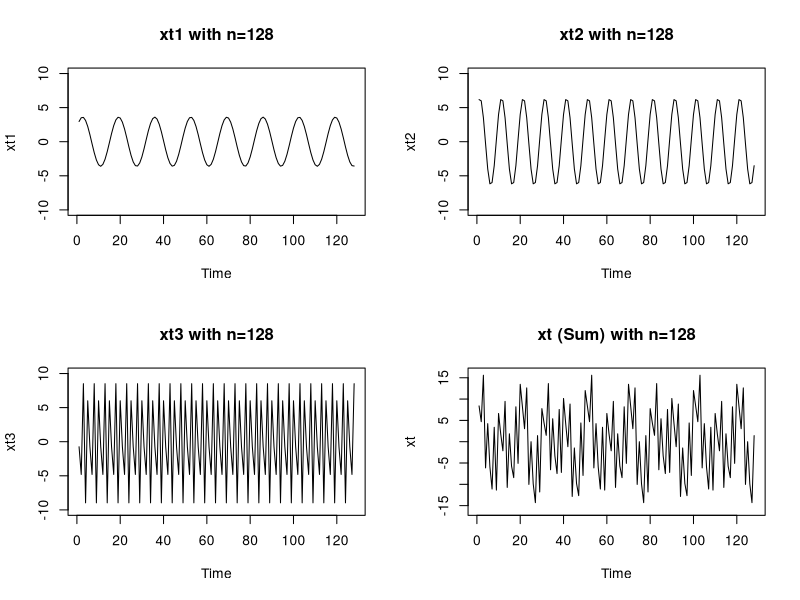
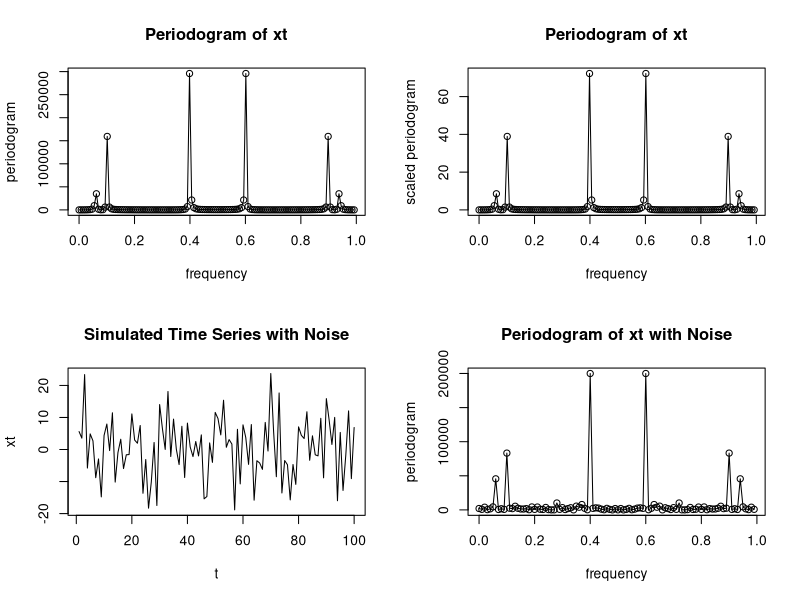

Here is the R script that generated these plots, in order:
n <- 128
t <- 1:n

# 시리즈 생성
xt1 <- 2 * cos(2 * pi * 0.06 * t) + 3 * sin(2 * pi * 0.06 * t)
xt2 <- 4 * cos(2 * pi * 0.10 * t) + 5 * sin(2 * pi * 0.10 * t)
xt3 <- 6 * cos(2 * pi * 0.40 * t) + 7 * sin(2 * pi * 0.40 * t)

# 종합된 시리즈
xt <- xt1 + xt2 + xt3

# 시리즈 플롯
par(mfrow = c(2, 2))
plot.ts(xt1, ylim = c(-10, 10), main = "xt1 with n=128")
plot.ts(xt2, ylim = c(-10, 10), main = "xt2 with n=128")
plot.ts(xt3, ylim = c(-10, 10), main = "xt3 with n=128")
plot.ts(xt, ylim = c(-16, 16), main = "xt (Sum) with n=128")

# 스케일링 여부는 ... 잘모르겟서 준민 예시는 했는데 문제는 하라는말이없수


# 피리오도그램 계산 (스케일링 없음)
P_unscaled <- abs(fft(xt))^2
Fr <- (0:(n-1))/n

# 피리오도그램 플롯
plot(Fr, P_unscaled, type="o", xlab="frequency", ylab="periodogram", main="Periodogram of xt")

P <- Mod(2 * fft(xt)/n)^2
Fr <- (0:(n-1))/n

# 피리오도그램 플롯
plot(Fr, P, type="o", xlab="frequency", ylab="scaled periodogram", main="Periodogram of xt")


# 시리즈 생성 (n = 100)
n <- 100
t <- 1:n
set.seed(123) # 재현 가능한 결과를 위한 시드 설정
wt <- rnorm(n, mean=0, sd=5) # 표준편차가 5인 정규분포 잡음

# 주어진 시리즈 생성
xt1 <- 2 * cos(2 * pi * 0.06 * t) + 3 * sin(2 * pi * 0.06 * t)
xt2 <- 4 * cos(2 * pi * 0.10 * t) + 5 * sin(2 * pi * 0.10 * t)
xt3 <- 6 * cos(2 * pi * 0.40 * t) + 7 * sin(2 * pi * 0.40 * t)

# 잡음 추가
xt <- xt1 + xt2 + xt3 + wt

# 데이터 시뮬레이션 플롯
plot(t, xt, type="l", main="Simulated Time Series with Noise")

# 피리오도그램 계산 및 플롯
P <- abs(fft(xt))^2  # 스케일링된 피리오도그램을 계산하기 위해 n으로 나눔
Fr <- (0:(n-1))/n
plot(Fr, P, type="o", xlab="frequency", ylab="periodogram", main="Periodogram of xt with Noise")
